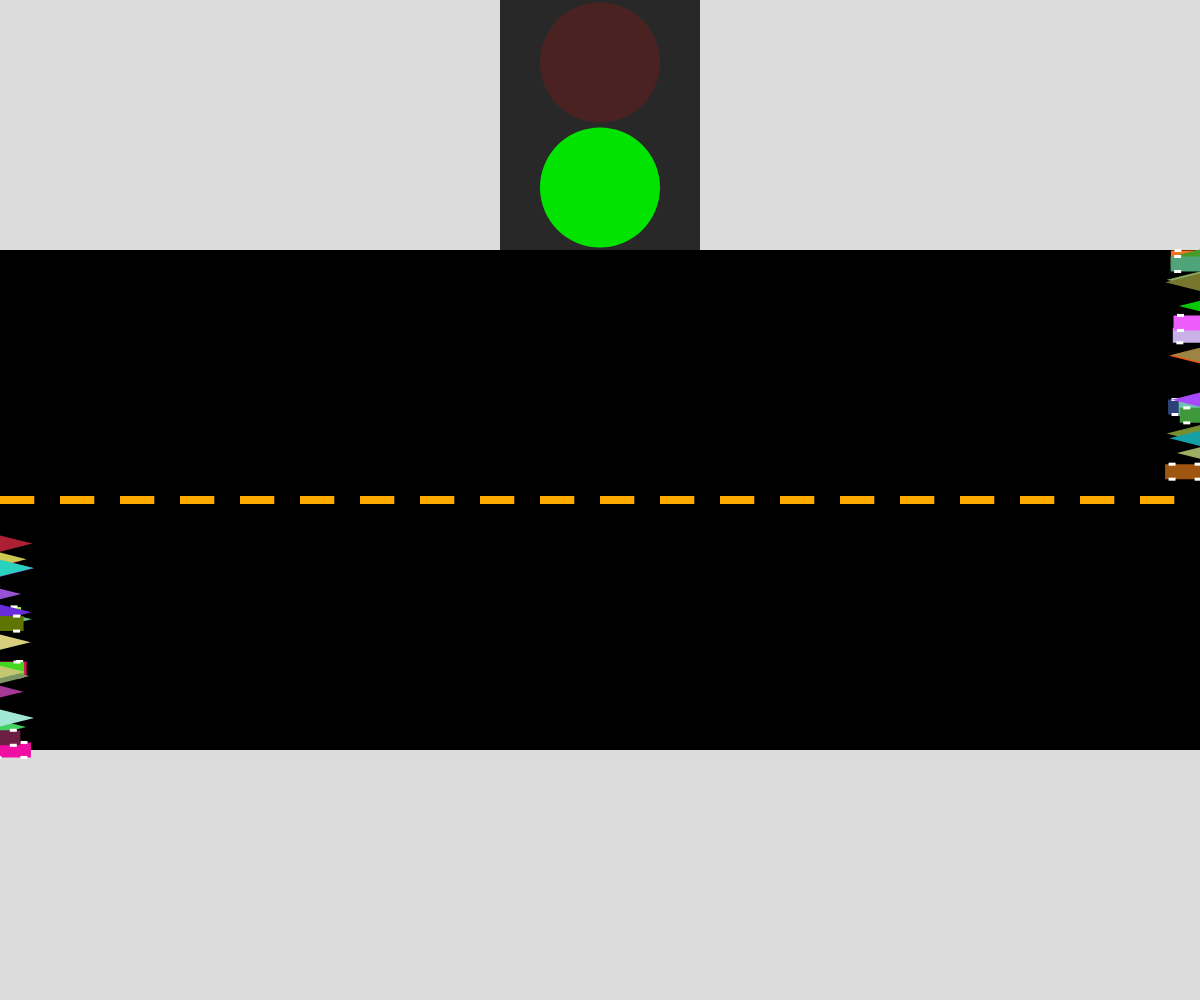
Frame 1 (no input)
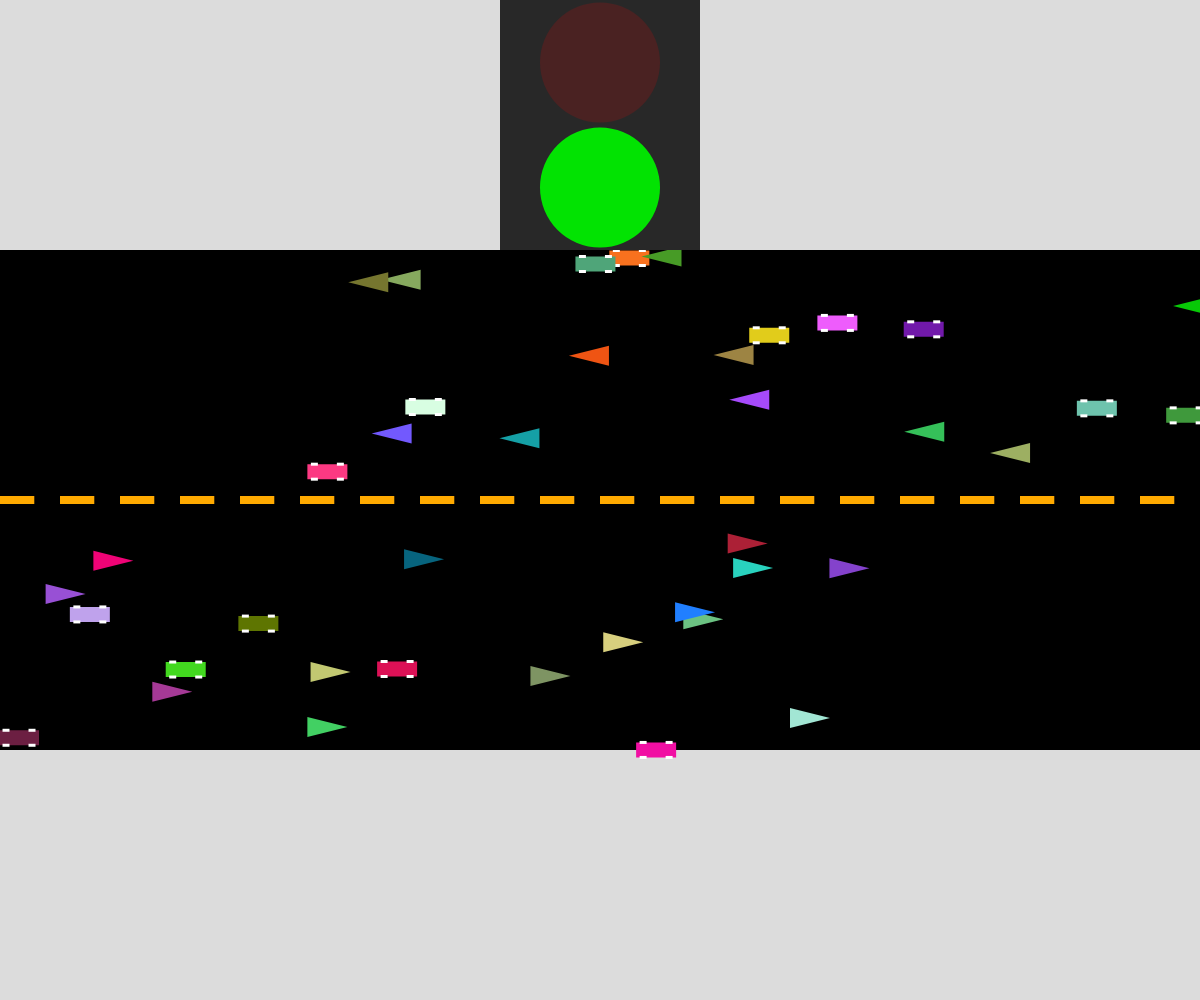
Frame 60 (no input)
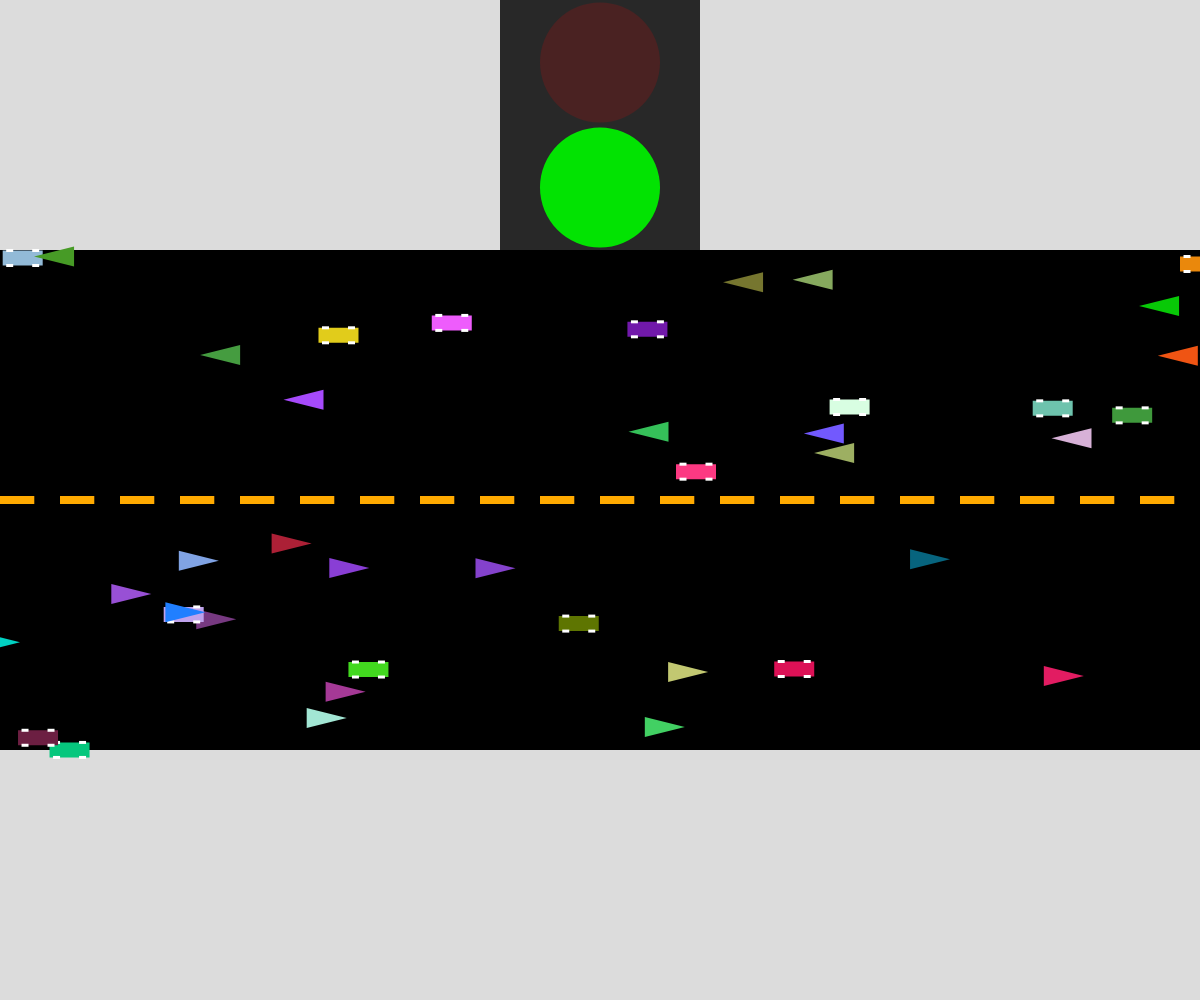
Frame 120 (the mouse pressed at the canvas centre since frame 60)

The p5.js sketch that drew these frames (run headless with seeded random() and noise() and a simulated clock; from frame 60 on, the mouse is pressed at the canvas centre):

// p5.js sketch
// ── sketch.js
// Cars
// Om Iyer
// 23/10/2023
//
// Extra for Experts:
// - Traffic Light and ability to add cars during runtime
let eastBound=[], westBound=[]; //list of all cars
let trafficLight; //global traffic light
function setup() {
  createCanvas(windowWidth, windowHeight);
  trafficLight=new TrafficLight();
  noStroke();
  for(let i = 0; i < 20; i++){
    eastBound.push(new Vehicle(round(random(0,1)), //type
    [random(0,256),random(0,256),random(0,256)], //color 
    width, //x
    random(height/4, height/2.1), //y 
    -1, //direction
    random(0.2, 15))); //speed
  }
  for(let i = 0; i < 20; i++){
    westBound.push(new Vehicle(round(random(0,1)), //type
    [random(0,256),random(0,256),random(0,256)],//color
    0,//x
    random(height/1.9, (height/4)*3), //y 
    1, //direction
    random(0.2, 15))); //speed
  }
}

function draw() {
  background(220);
  drawRoad();
  rectMode(CENTER);
  for(let i of eastBound) i.action();
  for(let i of westBound) i.action();
  trafficLight.action();
}


function drawRoad(){
  rectMode(CORNERS);
  fill(0);
  rect(0,height/4,width, (height/4)*3);//draw road
  fill(255, 170, 0);
  for(let i = 0; i<width; i+=width/20){ //draw road lines
    rect(i,height/2+4,i+width/35,height/2-4);
  }
}

class Vehicle {
  constructor(type, color, x, y, dir, spe){
    this.type=type; 
    this.color=color;
    this.x=x;
    this.y=y;
    this.dir=dir;
    this.spe=spe*this.dir;
  }
  
  action(){
    if(trafficLight.count===0){
      this.move();
      this.speedUp();
      this.speedDown();
      this.changeColor();
    }
    this.display();//display even if red light
  }

  display(){
    fill(this.color[0], this.color[1], this.color[2]);
    if(this.type===0){
      rect(this.x, this.y, 40, 15);
      fill(255);
      rect(this.x-13, this.y-7.5, 7, 3);
      rect(this.x+13, this.y+7.5, 7, 3);
      rect(this.x-13, this.y+7.5, 7, 3);
      rect(this.x+13, this.y-7.5, 7, 3);
    }
    else{
      if(this.dir===1)
        triangle(this.x-20,this.y-10, this.x-20, this.y+10, this.x+20, this.y);
      else
        triangle(this.x+20,this.y-10, this.x+20, this.y+10, this.x-20, this.y);

    }
  }

  move(){

    //bounds 0 - 15 || -15 - 0
    //keep speed in bounds
    if(this.spe>15)this.spe=15;
    if(this.spe<-15)this.spe=-15;

    if(this.dir===1 && this.spe<0.1)this.spe=0.1;
    if(this.dir===-1 && this.spe>-0.1)this.spe=-0.1;


    this.x+=this.spe;

    //reset pos
    if(this.dir===1 && this.x>width)this.x=0;
    else if(this.dir===-1 && this.x<0)this.x=width;
  }

  speedUp(){
    if(round(random(1,100))!==1) return;
    this.spe+=(this.dir===1)?1:-1;
  }
  speedDown(){
    if(round(random(1,100))!==1) return;
    this.spe-=(this.dir===1)?1:-1;
  }
  changeColor(){
    if(round(random(1,100))!==1) return;
    this.color=[random(0,256),random(0,256),random(0,256)];
  }

}

class TrafficLight {
  constructor(){
    this.count=0;
  }

  action(){
    if(keyIsPressed && key===" "){ //a key is currently pressed and it is space
      this.count=120;
    }
    this.count=max(this.count-1, 0);

    this.display();
  }

  display(){ //display traffic light
    fill(40);
    rect(width/2, height/8, width/6, height/4);
   
    fill(255,0,0,(this.count>0)?240:40);
    circle(width/2, height/16, width/10);

    fill(0,240,0,(this.count===0)?240:40);
    circle(width/2, (height/16)*3, width/10);
  }

  
}

function mouseClicked(){ // if shift, add to westBound, if not, add to eastBound
  if(keyIsDown(SHIFT))
    westBound.push(new Vehicle(round(random(0,1)), [random(0,256),random(0,256),random(0,256)], 0, random(height/1.9, (height/4)*3), 1, random(0.2, 15)));
  else
    eastBound.push(new Vehicle(round(random(0,1)), [random(0,256),random(0,256),random(0,256)], width, random(height/4, height/2.1), -1, random(0.2, 15)));
}
